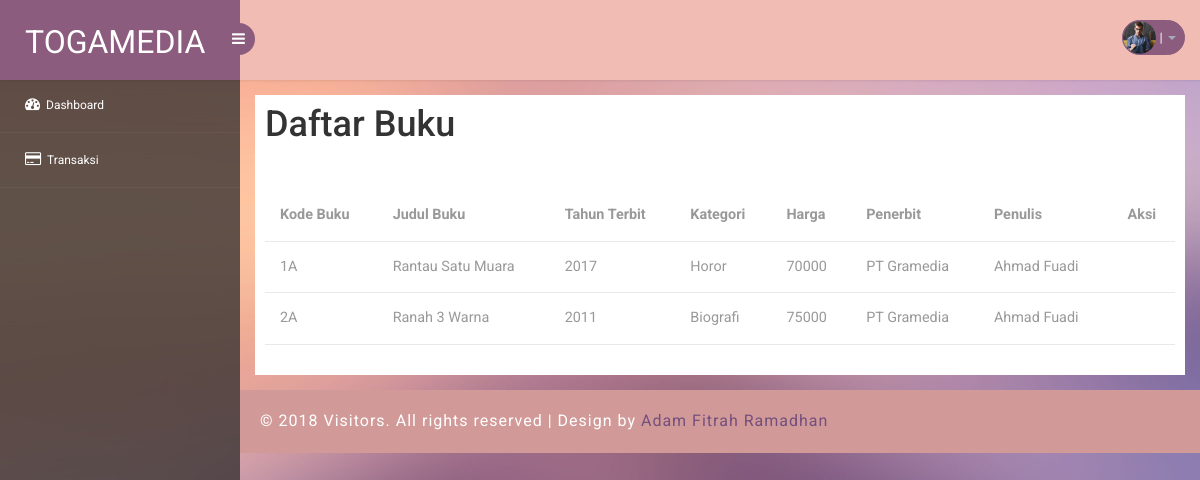
The app's page /index.php/buku with its own data.
### tables this page shows
CREATE TABLE `buku` (
  `kode_buku` varchar(15) NOT NULL,
  `judul_buku` varchar(100) NOT NULL,
  `tahun` int(9) NOT NULL,
  `kode_kategori` varchar(15) DEFAULT NULL,
  `harga` int(25) NOT NULL,
  `penerbit` varchar(100) NOT NULL,
  `penulis` varchar(100) NOT NULL,
  `stok` int(50) NOT NULL
);

CREATE TABLE `kategori` (
  `kode_kategori` varchar(15) NOT NULL,
  `nama_kategori` varchar(25) NOT NULL
);

### application/controllers/Buku.php (called while the page is built, shortened)
<?php
class Buku extends CI_Controller{
  public function __construct()
  {
    $this->load->model('m_buku', 'buku');
  }
  public function index()
  {
      $data['konten'] = "buku";
      $data['buku'] = $this->buku->menampilkan();
      $data['kategori'] = $this->buku->sikategori();
      $data['nota']= $this->buku->siadmin();
      $data['judul'] = "Togamedia | Daftar Buku";
      $this->load->view('template', $data);
  }
}

### index.php (called while the page is built, shortened)
<?php
require_once BASEPATH.'core/CodeIgniter.php';

### application/models/M_buku.php (called while the page is built, shortened)
<?php
class M_buku extends CI_Model{
    public function menampilkan()
    {
      $tampilkan = $this->db->join('kategori', 'kategori.kode_kategori = buku.kode_kategori')->get('buku')->result();
      return $tampilkan;
    }
}

### application/views/buku.php (the view, shortened to what this page needs)
<div class="container-fluid" style="background-color:white; padding: 10px">
  <h1>Daftar Buku</h1>
  <div class="box box-success">
    <div class="box-header with-border">
      <div class="row">
        <div class="container-fluid">
        </div>
      </div>
    </div>
    <div class="box-body no-padding">
      <div class="table-responsive">
        <table class="table" id="example">
          <tr>
            <th>Kode Buku</th>
            <th>Judul Buku</th>
            <th>Tahun Terbit</th>
            <th>Kategori</th>
            <th>Harga</th>
            <th>Penerbit</th>
            <th>Penulis</th>
            <th style="text-align:center">Aksi</th>
          </tr>
          <?php
            foreach($buku as $i): ?>
          <tr>
            <td><?=$i->kode_buku;?></td>
            <td><?=$i->judul_buku;?></td>
            <td><?=$i->tahun;?></td>
            <td><?=$i->nama_kategori;?></td>
            <td><?=$i->harga;?></td>
            <td><?=$i->penerbit;?></td>
            <td><?=$i->penulis;?></td>
            <td style="text-align:center">
            </td>
          </tr>
          <?php endforeach;?>
        </table>
      </div>
    </div>
  </div>
</div>

### application/views/template.php (shortened to what this page needs)
<html>
<head>
<link rel="stylesheet" href="<?=base_url()?>aset/css/bootstrap.min.css" >
<link href="<?=base_url()?>aset/css/style.css" rel='stylesheet' type='text/css' />
<link href="<?=base_url()?>aset/css/style-responsive.css" rel="stylesheet"/>
<link rel="stylesheet" href="<?=base_url()?>aset/css/font.css" type="text/css"/>
<link href="<?=base_url()?>aset/css/font-awesome.css" rel="stylesheet">
<link rel="stylesheet" href="<?=base_url()?>aset/css/morris.css" type="text/css"/>
<link rel="stylesheet" href="<?=base_url()?>aset/css/monthly.css">
</head>
<body>
<section id="container">
<header class="header fixed-top clearfix">
<div class="brand">
    <a href="" class="logo">
        TOGAMEDIA
    </a>
    <div class="sidebar-toggle-box">
        <div class="fa fa-bars"></div>
    </div>
</div>
<div class="top-nav clearfix">
    <ul class="nav pull-right top-menu">
        <li class="dropdown">
            <a data-toggle="dropdown" class="dropdown-toggle" href="">
                <img alt="" src="<?=base_url()?>aset/images/3.png">
                <span class="username"><?=$_SESSION['nama_kasir']?> | <?=$_SESSION['level']?></span>
                <b class="caret"></b>
            </a>
        </li>
    </ul>
</div>
</header>
<aside>
    <div id="sidebar" class="nav-collapse">
        <div class="leftside-navigation">
            <ul class="sidebar-menu" id="nav-accordion">
                <li><a href="<?=base_url('index.php/buku/dashboard')?>"><i class="fa fa-dashboard"></i><span>Dashboard</span></a></li>
                  <li><a href="<?=base_url('index.php/transaksi')?>"><i class="fa fa-credit-card"></i><span>Transaksi</span></a></li>
            </ul>
          </div>
    </div>
</aside>
<section id="main-content">
	<section class="wrapper">
    <?php $this->load->view($konten);  ?>
</section>
		  <div class="footer">
			<div class="wthree-copyright">
			  <p>© 2018 Visitors. All rights reserved | Design by <a href="">Adam Fitrah Ramadhan</a></p>
			</div>
		  </div>
</section>
</section>
</body>
</html>

### aset/css/style.css (style rules this page uses)
h4, h5, h6, h1, h2, h3 { margin: 0; }
ul, ol { margin: 0; }
p { margin: 0; }
html, body { font-family: 'Roboto', sans-serif; font-size: 100%; overflow-x: hidden; background: url(../images/bg.jpg) no-repeat 0px 0px; background-size:cover; }
body a { transition: 0.5s all ease; -webkit-transition: 0.5s all ease; -moz-transition: 0.5s all ease; -o-transition: 0.5s all ease; -ms-transition: 0.5s all ease; text-decoration:none; }
h1,h2,h3,h4,h5,h6 { margin:0; }
p { margin:0; }
ul,label { margin:0; padding:0; }
#sidebar { width:240px; height:100%; position:fixed; background:rgba(52, 48, 48, 0.78); -webkit-transition:all .3s ease-in-out; -moz-transition:all .3s ease-in-out; -o-transition:all .3s ease-in-out; transition:all .3s ease-in-out; }
#sidebar ul li { position: relative; }
.leftside-navigation,.right-stat-bar { height: 100%; }
ul.sidebar-menu,ul.sidebar-menu li ul.sub { margin:-2px 0 0; padding:0; }
ul.sidebar-menu { padding-top:80px; }
ul.sidebar-menu li { border-bottom:1px solid rgba(255,255,255,0.05); }
ul.sidebar-menu li a span { display:inline-block; }
ul.sidebar-menu li a { color:#fff; text-decoration:none; display:block; padding:18px 0 18px 25px; font-size:12px; outline:none; -webkit-transition:all 0.3s ease; -moz-transition:all 0.3s ease; -o-transition:all 0.3s ease; -ms-transition:all 0.3s ease; transition:all 0.3s ease; }
ul.sidebar-menu li a i { font-size:15px; padding-right:6px; }
#main-content { margin-left:240px; -webkit-transition:all .3s ease-in-out; -moz-transition:all .3s ease-in-out; -o-transition:all .3s ease-in-out; transition:all .3s ease-in-out; }
.footer { background: #d19a98; padding: 20px; }
.footer p { color: #fff; letter-spacing: 1px; }
.footer p a { color: #744e7d; }
.header { left:0; right:0; z-index:1002; background:rgb(240, 188, 180); -webkit-transition:all .3s ease-in-out; -moz-transition:all .3s ease-in-out; -o-transition:all .3s ease-in-out; transition:all .3s ease-in-out; }
.fixed-top { position:fixed; box-shadow:1px 0 3px rgba(0,0,0,.15); }
.wrapper { display:inline-block; margin-top:80px; padding:15px; width:100%; }
.brand { background:#8b5c7e; float:left; width:240px; height:80px; position:relative; }
a.logo { font-size:32px; color:#fff; float:left; margin:20px 0 0 25px; text-transform:uppercase; }
#top_menu .nav>li,ul.top-menu>li { float:left; }
ul.top-menu { margin-right:15px; margin-top: 0; }
ul.top-menu > li > a { color: #fff; font-size: 16px; background: #8b5c7e; padding: 4px 8px; margin-right: 15px; border-radius: 50%; -webkit-border-radius: 50%; padding-right: 8px !important; }
.top-nav { margin-top:20px; }
.top-nav img { border-radius:50%; -webkit-border-radius:50%; width:33px; }
.top-nav .username { font-size:13px; color:#fff; }
.top-nav ul.top-menu>li>a { border-radius: 100px; -webkit-border-radius: 100px; padding: 0px; background: none; margin-right: 0; border: 1px solid #8b5c7e; background: #8b5c7e; }
.top-nav ul.top-menu>li { margin-left:10px; }
.top-nav .nav .caret { border-bottom-color:#A4AABA; border-top-color:#A4AABA; }
.sidebar-toggle-box { float:left; margin-top:23px; margin-left:-15px; background:#8b5c7e; border-radius:50%; -webkit-border-radius:50%; width:32px; height:32px; position:absolute; right:-15px; }
.sidebar-toggle-box .fa-bars { cursor:pointer; display:inline-block; font-size:15px; padding:8px 8px 8px 9px; color:#fff; }
.table>tbody>tr>td, .table>tbody>tr>th, .table>tfoot>tr>td, .table>tfoot>tr>th, .table>thead>tr>td, .table>thead>tr>th { border-bottom: 1px solid #e9e9e9 ! important; }
.table > thead > tr > th, .table > tbody > tr > th, .table > tfoot > tr > th, .table > thead > tr > td, .table > tbody > tr > td, .table > tfoot > tr > td { border-top: none !important; }
.table td, .table>tbody>tr>td, .table>tbody>tr>th, .table>tfoot>tr>td, .table>tfoot>tr>th, .table>thead>tr>td, .table>thead>tr>th { padding: 15px!important; }
.table > thead > tr > th, .table > tbody > tr > th, .table > tfoot > tr > th, .table > thead > tr > td, .table > tbody > tr > td, .table > tfoot > tr > td { font-size: 0.9em; color: #999; border-top: none !important; }

### records on screen
buku: kode_buku "1A", judul_buku "Rantau Satu Muara", tahun "2017", kode_kategori.nama_kategori "Horor", harga "70000", penerbit "PT Gramedia", penulis "Ahmad Fuadi"
buku: kode_buku "2A", judul_buku "Ranah 3 Warna", tahun "2011", kode_kategori.nama_kategori "Biografi", harga "75000", penerbit "PT Gramedia", penulis "Ahmad Fuadi"
